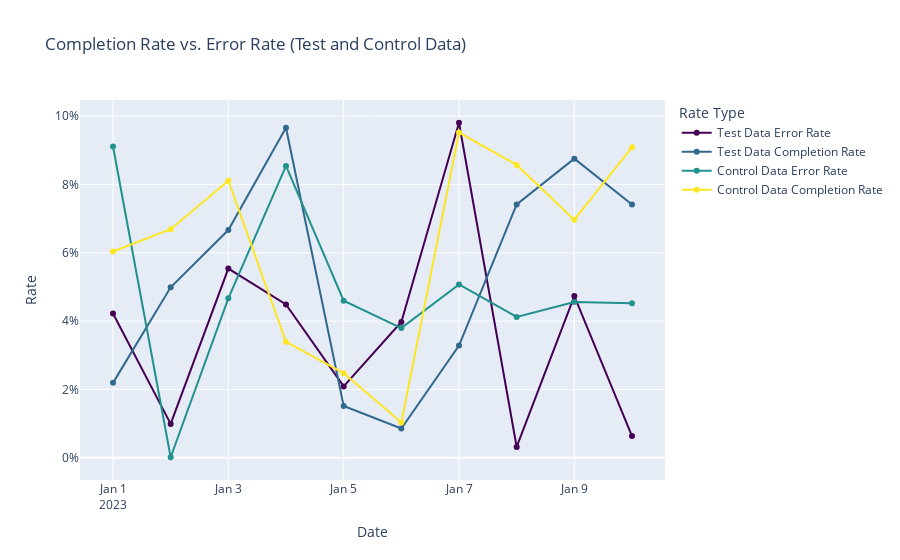

This figure's notebook cell:
### Code cell
import plotly.graph_objects as go
import numpy as np
import pandas as pd

# Assuming error_rate_test, completion_rate_test, error_rate_control, and completion_rate_control are pandas Series or similar structures
# Example data for illustration (replace with actual data)
dates = pd.date_range(start='2023-01-01', periods=10, freq='D')
error_rate_test = pd.Series(np.random.rand(10) / 10, index=dates)
completion_rate_test = pd.Series(np.random.rand(10) / 10, index=dates)
error_rate_control = pd.Series(np.random.rand(10) / 10, index=dates)
completion_rate_control = pd.Series(np.random.rand(10) / 10, index=dates)

# Create a scatter plot with lines for error rate vs. completion rate
fig = go.Figure()

# Line+scatter for test data error rate
fig.add_trace(go.Scatter(
    x=error_rate_test.index,
    y=error_rate_test.values,
    mode='lines+markers',
    name='Test Data Error Rate',
    line=dict(shape='linear', color='rgb(68, 1, 84)')  # Color similar to viridis palette
))

# Line+scatter for test data completion rate
fig.add_trace(go.Scatter(
    x=completion_rate_test.index,
    y=completion_rate_test.values,
    mode='lines+markers',
    name='Test Data Completion Rate',
    line=dict(shape='linear', color='rgb(49, 104, 142)')  # Color similar to viridis palette
))

# Line+scatter for control data error rate
fig.add_trace(go.Scatter(
    x=error_rate_control.index,
    y=error_rate_control.values,
    mode='lines+markers',
    name='Control Data Error Rate',
    line=dict(shape='linear', color='rgb(33, 145, 140)')  # Color similar to viridis palette
))

# Line+scatter for control data completion rate
fig.add_trace(go.Scatter(
    x=completion_rate_control.index,
    y=completion_rate_control.values,
    mode='lines+markers',
    name='Control Data Completion Rate',
    line=dict(shape='linear', color='rgb(253, 231, 37)')  # Color similar to viridis palette
))

# Update layout
fig.update_layout(
    title='Completion Rate vs. Error Rate (Test and Control Data)',
    xaxis_title='Date',
    yaxis_title='Rate',
    yaxis_tickformat=',.0%',
    legend_title_text='Rate Type'
)

# Show the plot
fig.show()

### Figure 1 — Plotly figure (JSON) as saved in the notebook; plotly's stock layout.template omitted (floating-point values rounded to 4 significant figures)
{"data": [{"line": {"color": "rgb(68, 1, 84)", "shape": "linear"}, "mode": "lines+markers", "name": "Test Data Error Rate", "type": "scatter", "x": ["2023-01-01T00:00:00", "2023-01-02T00:00:00", "2023-01-03T00:00:00", "2023-01-04T00:00:00", "2023-01-05T00:00:00", "2023-01-06T00:00:00", "2023-01-07T00:00:00", "2023-01-08T00:00:00", "2023-01-09T00:00:00", "2023-01-10T00:00:00"], "y": [0.04222, 0.009916, 0.05538, 0.04486, 0.02088, 0.03976, 0.09806, 0.003164, 0.04734, 0.006357]}, {"line": {"color": "rgb(49, 104, 142)", "shape": "linear"}, "mode": "lines+markers", "name": "Test Data Completion Rate", "type": "scatter", "x": ["2023-01-01T00:00:00", "2023-01-02T00:00:00", "2023-01-03T00:00:00", "2023-01-04T00:00:00", "2023-01-05T00:00:00", "2023-01-06T00:00:00", "2023-01-07T00:00:00", "2023-01-08T00:00:00", "2023-01-09T00:00:00", "2023-01-10T00:00:00"], "y": [0.02192, 0.04988, 0.06665, 0.09662, 0.01515, 0.008577, 0.03283, 0.07415, 0.08755, 0.07412]}, {"line": {"color": "rgb(33, 145, 140)", "shape": "linear"}, "mode": "lines+markers", "name": "Control Data Error Rate", "type": "scatter", "x": ["2023-01-01T00:00:00", "2023-01-02T00:00:00", "2023-01-03T00:00:00", "2023-01-04T00:00:00", "2023-01-05T00:00:00", "2023-01-06T00:00:00", "2023-01-07T00:00:00", "2023-01-08T00:00:00", "2023-01-09T00:00:00", "2023-01-10T00:00:00"], "y": [0.0911, 0.0001495, 0.04667, 0.08544, 0.04596, 0.03795, 0.05075, 0.04123, 0.04556, 0.0452]}, {"line": {"color": "rgb(253, 231, 37)", "shape": "linear"}, "mode": "lines+markers", "name": "Control Data Completion Rate", "type": "scatter", "x": ["2023-01-01T00:00:00", "2023-01-02T00:00:00", "2023-01-03T00:00:00", "2023-01-04T00:00:00", "2023-01-05T00:00:00", "2023-01-06T00:00:00", "2023-01-07T00:00:00", "2023-01-08T00:00:00", "2023-01-09T00:00:00", "2023-01-10T00:00:00"], "y": [0.06039, 0.0669, 0.08109, 0.03395, 0.02476, 0.01034, 0.09519, 0.08572, 0.06968, 0.09088]}], "layout": {"legend": {"title": {"text": "Rate Type"}}, "title": {"text": "Completion Rate vs. Error Rate (Test and Control Data)"}, "xaxis": {"title": {"text": "Date"}}, "yaxis": {"tickformat": ",.0%", "title": {"text": "Rate"}}}}
